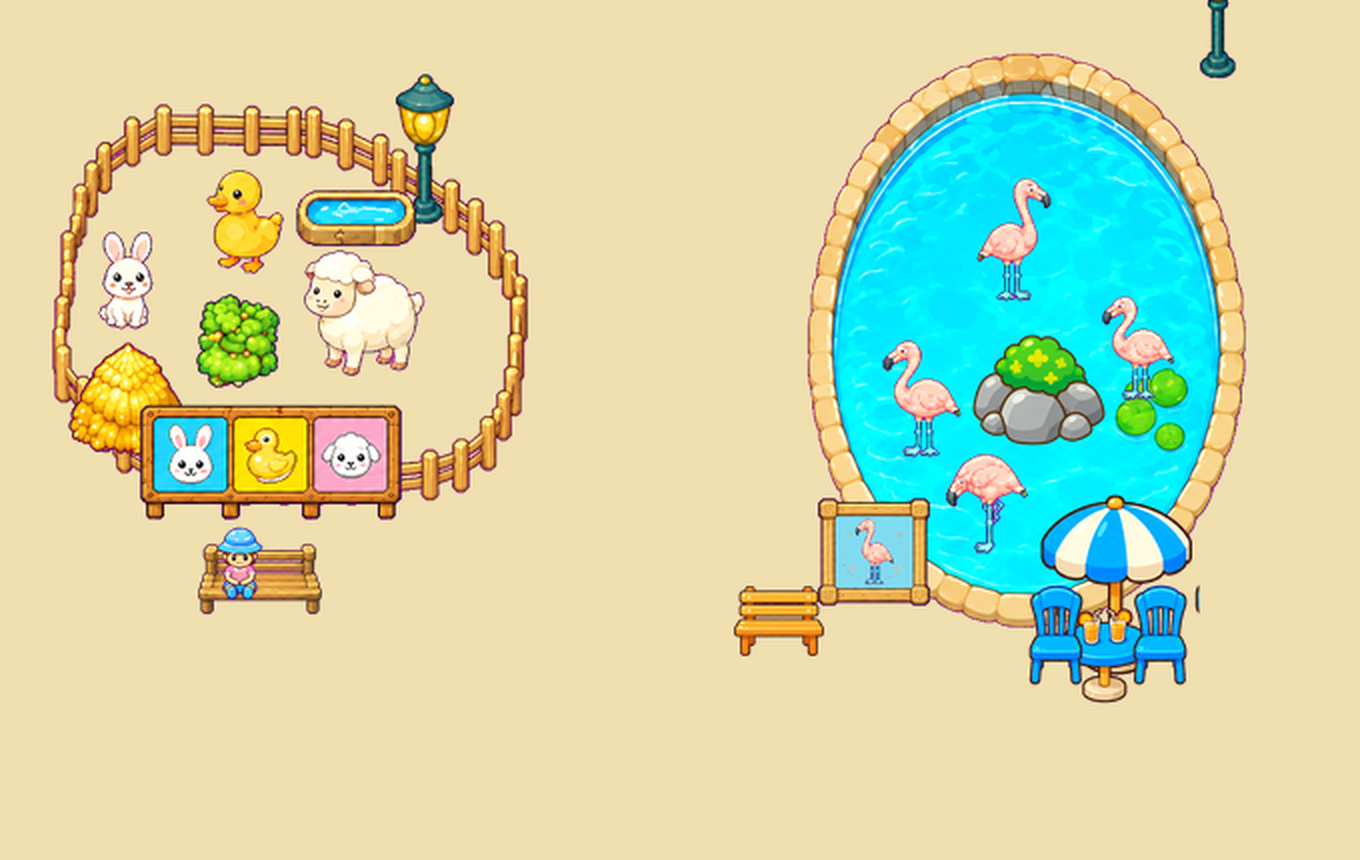

Python code for this plot:
from PIL import Image
import json, os

RES = r'D:\creator\FFrame-zoo\assets\game\bundles\ZooHome\res'
scenery = json.load(open(r'D:\creator\FFrame-zoo\assets\game\bundles\ZooHome\scenery.json', encoding='utf-8'))

# cocos 画布 720x1280，y 向上。转成左上原点图像坐标：imgY = 1280 - cocosY
canvas = Image.new('RGBA', (720, 1280), (240, 224, 176, 255))

# 只合成火烈鸟区 + 小动物村，按 order 从小到大画（order 就是绘制顺序）
pieces = [p for p in scenery['pieces'] if p.get('cocos') and p['zone'] in ('火烈鸟', '小动物村')]
pieces.sort(key=lambda p: p['order'])

for p in pieces:
    f = os.path.join(os.path.dirname(RES), p['file'].replace('/', os.sep))
    if not os.path.exists(f):
        print('缺图', f); continue
    im = Image.open(f).convert('RGBA')
    w, h = im.size
    s = p['cocos']['scale']
    nw, nh = max(1, int(round(w * s))), max(1, int(round(h * s)))
    im = im.resize((nw, nh), Image.LANCZOS)

    ax, ay = p['anchor']
    # 节点在 cocos 的位置；图片锚点落在该点
    cx = p['cocos']['x']
    cy = p['cocos']['y']
    # 左上角（cocos 坐标）
    left = cx - nw * ax
    bottom = cy - nh * ay
    # 转图像坐标（左上原点）
    top_img = 1280 - (bottom + nh)
    canvas.alpha_composite(im, (int(round(left)), int(round(top_img))))

# 裁出这两块区域（cocos y 向上，图像 y 向下：imgY = 1280 - cocosY）
crop = canvas.crop((40, 700, 720, 1130))
crop = crop.resize((crop.width * 2, crop.height * 2), Image.LANCZOS)
crop.save(r'D:\creator\FFrame-zoo\del\composite.png')
print('saved', crop.size)
